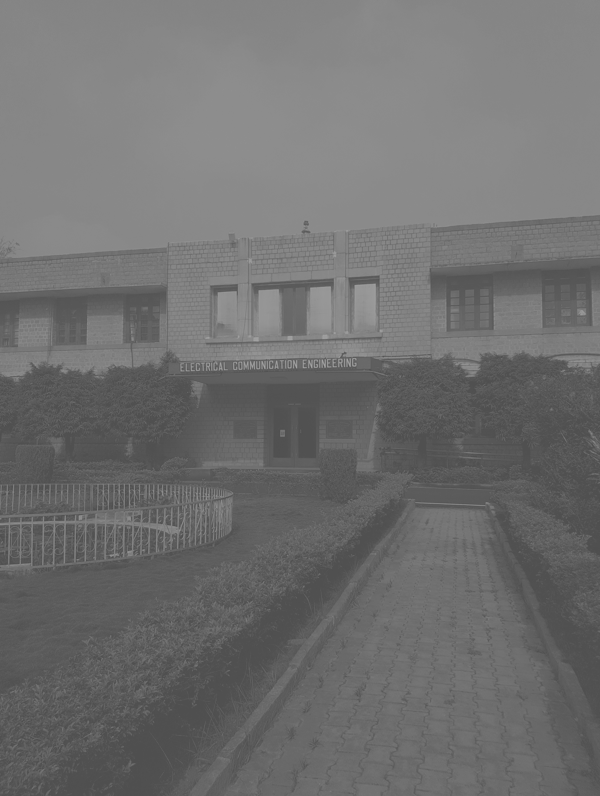
#> input picture A2/Images/ECE.png, 600 x 796 px, found by its file name
$ jupyter execute --allow-errors DIP_A2.ipynb
#> lines starting #> are read from the running program, lines starting #| are printed output that depends on the picture; long printed decimals are rounded
# **<h1><center>DIP ASSIGNMENT 2</center></h1>**

# **(1) Image Display**

[cell 1]
import matplotlib.pyplot as plt
from skimage.io import imread

# Load the image
im = imread('images/ECE.png', as_gray=True)
#> im is the input picture: shape (796, 600); min 79, max 166, mean 111.3

# Display the image
plt.imshow(im, cmap='gray')
plt.title('Displayed Image')
plt.axis('off')

# Save the image as "output 1.Actual_Image.png"
save_path = "output/1.Displayed_Image.png"
plt.savefig(save_path, bbox_inches='tight', pad_inches=0, dpi='figure')

plt.show()

# Output the shape of the image
im.shape
#> Out = (796, 600)

### **Method 1: Explicitly Setting Value Range [vmin, vmax]**

[cell 2]
# Check the data type of the image
image_dtype = im.dtype

# Display the image again with adjusted vmin and vmax
if image_dtype == 'float64':
    plt.imshow(im, cmap='gray', vmin=0, vmax=1)
else:  # Assuming uint8 if not float
    plt.imshow(im, cmap='gray', vmin=0, vmax=255)
plt.title('Actual Image')
plt.axis('off')

# Save the image as "output 1.Actual_Image.png"
save_path = "output/1.Actual_Image.png"
plt.savefig(save_path, bbox_inches='tight', pad_inches=0, dpi='figure')

plt.show()

print(image_dtype)
#| uint8
im.shape
#> Out = (796, 600)

### **Method 2: Convert Grayscale to RGB Image**

[cell 3]
import numpy as np

# Replicating grayscale image into 3-channel RGB format
rgb_image = np.stack([im, im, im], axis=-1) # Stacking 2D image array along the last (3rd or Z) dimension (axis = 2)

# Display the RGB image
plt.imshow(rgb_image)
plt.title('RGB Image from Grayscale')
plt.axis('off')

# Save the image as "output 1.Actual_Image.png"
save_path = "output/1.Actual_Image.png"
plt.savefig(save_path, bbox_inches='tight', pad_inches=0, dpi='figure')

plt.show()

rgb_image.shape
#> Out = (796, 600, 3)
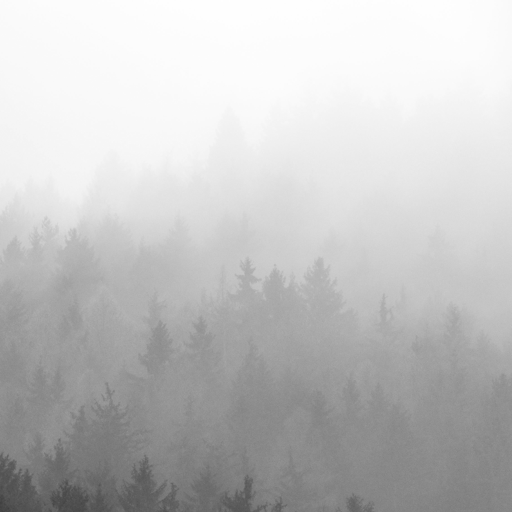
#> input picture A2/Images/hazy.png, 512 x 512 px, found by its file name
#> further down, hazy_image is the input picture: shape (512, 512); min 64, max 255, mean 194.9

# **(2) Contrast Stretching**

[cell 4]
import numpy as np
import matplotlib.pyplot as plt
import cv2

def gamma_transform(image, gamma):
    """
    Apply gamma transform to an image.

    Parameters:
    - image: np.array of shape (height, width), grayscale image.
    - gamma: float, gamma value for the transformation.

    Returns:
    - np.array of shape (height, width), gamma transformed image.
    """
#> called with gamma = 2.15

    # Normalize the image to [0, 1]
    normalized_image = image.astype(np.float32) / 255.0

    # Apply gamma transformation
    gamma_corrected = np.power(normalized_image, gamma)
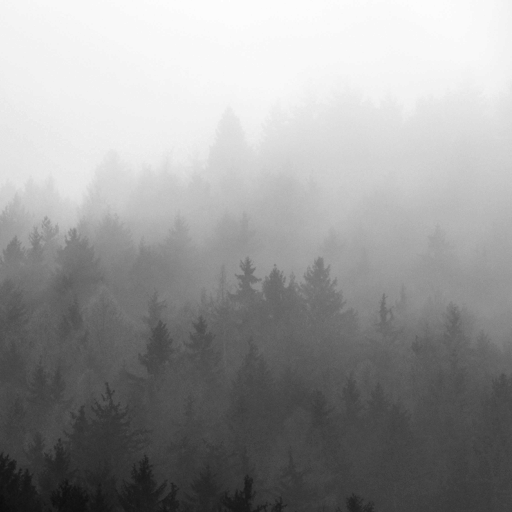
#> gamma_corrected: shape (512, 512) float32; min 0.0512, max 1, mean 0.603

    # Convert the image back to [0, 255] : de-Normalize
    gamma_corrected = np.clip(gamma_corrected * 255.0, 0, 255).astype(np.uint8)

    return gamma_corrected

# Load the image for testing the function
hazy_image = cv2.imread("images/hazy.png", cv2.IMREAD_GRAYSCALE)
#print(hazy_image.shape)   # 512x512 (grayscale Image)
gamma_test = 2.15
gamma_test_image = gamma_transform(hazy_image, gamma_test)

# Displaying the original and transformed images for visual verification
plt.figure(figsize=(9, 5))
plt.subplot(1, 2, 1)
plt.imshow(hazy_image, cmap='gray')
plt.title('Original Image')
plt.subplot(1, 2, 2)
plt.imshow(gamma_test_image, cmap='gray')
plt.title(f'Gamma Transformed Image($\gamma$ = {gamma_test:.2f})')
plt.tight_layout()
#plt.axis('off')
plt.show()
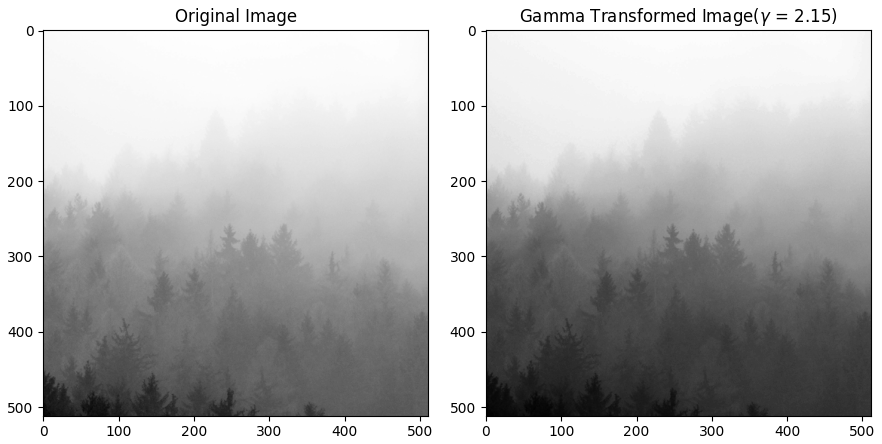
#> figure drawn by matplotlib, 2 panels

[cell 5]
def histogram_equalization(image):
    """
    Apply histogram equalization to an image.

    Parameters:
    - image: np.array of shape (height, width), grayscale image.

    Returns:
    - np.array of shape (height, width), histogram equalized image.
    """

    # Calculate histogram
    hist, bins = np.histogram(image.flatten(), 256, [0, 256])
#> hist = 256 values, max 15602 at index 252, min 0 at index 0, mean 1024; bins = 257 values from 0 to 256

    # Calculate cumulative distribution
    cdf = hist.cumsum()
#> cdf = 256 values from 0 to 262144
    cdf_normalized = cdf * hist.max() / cdf.max()  # cdf.max()  = number of pixels
#> cdf_normalized = 256 values from 0 to 15602

    # Mask all zeros (avoid division by zero and zero times anything)
    cdf_masked = np.ma.masked_equal(cdf, 0)

    # Equalize (ignoring the zero frequency pixels to avoid division by zero error)
    cdf_masked = (cdf_masked - cdf_masked.min()) * 255 / (cdf_masked.max() - cdf_masked.min())

    # Fill in masked places with 0 (place back the zeros in equalized value array)
    cdf_filled = np.ma.filled(cdf_masked, 0).astype('uint8')  # array: contains new Transformed equalized pixel value for each original image pixel
#> cdf_filled = 256 values from 0 to 255

    # Mapping to equalized image  (Transformation for each pixel)
    equalized_image = cdf_filled[image]  # for all original image pixels
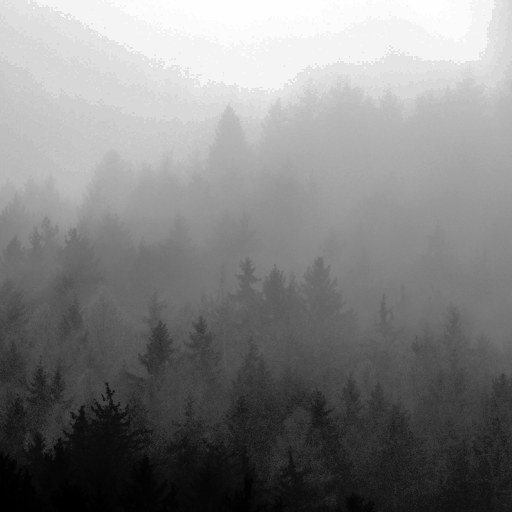
#> equalized_image: shape (512, 512); min 0, max 255, mean 128.7

    return equalized_image

# Apply histogram equalization on the hazy image
hist_eq_image = histogram_equalization(hazy_image)

# Displaying the original and histogram-equalized images for visual verification
plt.figure(figsize=(9, 5))
plt.subplot(1, 2, 1)
plt.imshow(hazy_image, cmap='gray')
plt.title('Original Image')
plt.subplot(1, 2, 2)
plt.imshow(hist_eq_image, cmap='gray')
plt.title('Histogram Equalized Image')
plt.tight_layout()
plt.show()

[cell 6]
def calculate_mse(image1, image2):
    """
    Calculate the Mean Squared Error (MSE) between two images.

    Parameters:
    - image1: np.array of shape (height, width), grayscale image.
    - image2: np.array of shape (height, width), grayscale image.

    Returns:
    - float, the MSE between the two images.
    """
    return np.mean((image1 - image2) ** 2)

# Find the optimal gamma value
gamma_values = np.linspace(0.1, 5, 100) # step_size = (5 - 0.1) / 99 ,  Sampling gamma values in the range (0, 5]
mse_values = []

#print(gamma_values)

for gamma in gamma_values:
    gamma_transformed_image = gamma_transform(hazy_image, gamma)
    mse = calculate_mse(hist_eq_image, gamma_transformed_image)
    mse_values.append(mse)
#> this loop made 100 passes
#> mse on passes 1 to 12: 104.2, 105.2, 104.2, 102, 102.2, 99.03, 102.3, 104.2, 99.56, 96.78, 89.58, 91.26
#> pass 1, in gamma_transform (call 2), `gamma_corrected = np.power(normalized_image, gamma)`:
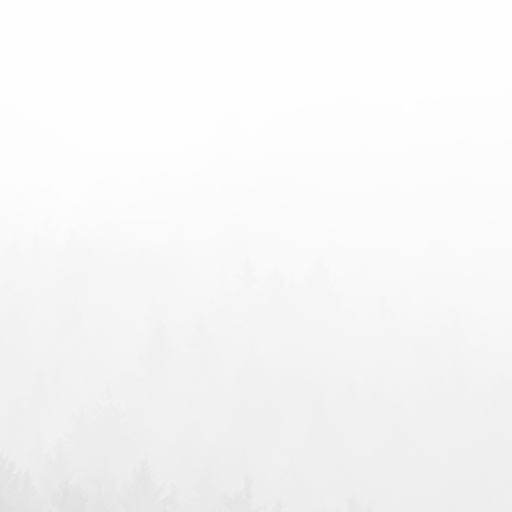
#> gamma_corrected: shape (512, 512) float32; min 0.871, max 1, mean 0.971
#> after the loop, mse_values = 100 values, max 126.8 at index 41, min 72.82 at index 52, mean 95.95

# Get the gamma value with minimum MSE
optimal_gamma = gamma_values[np.argmin(mse_values)]
#> optimal_gamma = 2.67
optimal_gamma_transformed_image = gamma_transform(hazy_image, optimal_gamma)
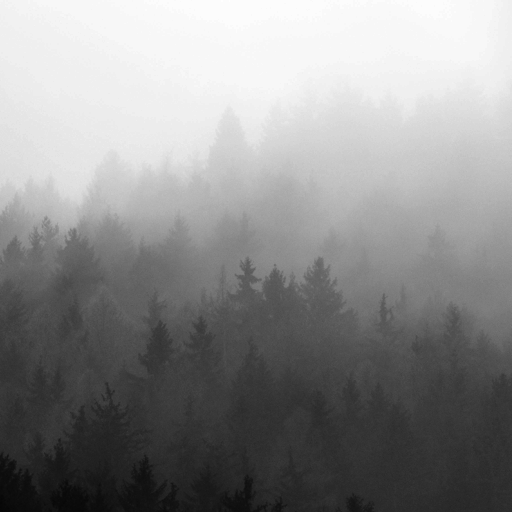
#> optimal_gamma_transformed_image: shape (512, 512); min 6, max 255, mean 140.3

print(f'optimal_gamma = {optimal_gamma}')
#| optimal_gamma = 2.674

[cell 7]
# Displaying the original, histogram-equalized, and optimal gamma-transformed images
plt.figure(figsize=(15, 5))
plt.subplot(1, 3, 1)
plt.imshow(hazy_image, cmap='gray')
plt.title('Original Image')
plt.subplot(1, 3, 2)
plt.imshow(hist_eq_image, cmap='gray')
plt.title('Histogram Equalized Image')
plt.subplot(1, 3, 3)
plt.imshow(optimal_gamma_transformed_image, cmap='gray')
plt.title(f'Optimal Gamma Transformed Image ($\gamma$ = {optimal_gamma:.3f})')
plt.tight_layout()

# Save the image a
save_path = "output/2.Output_Transformed_Images.png"
plt.savefig(save_path, bbox_inches='tight', pad_inches=0, dpi='figure')

plt.show()

[cell 8]
def plot_histogram(image, title):
    """Helper function to plot histogram for an image."""
#> called with title = 'Histogram of Original Image'
    hist, bins = np.histogram(image.flatten(), 256, [0, 256])
#> bins = 257 values from 0 to 256
    plt.plot(hist, color='blue')
    plt.title(title)
    plt.xlim([0, 256])    # X axis limit
    plt.ylim([0, max(hist) + 500])    # Y axis limit

# Plotting histograms
plt.figure(figsize=(15, 5))

plt.subplot(1, 3, 1)
plot_histogram(hazy_image, 'Histogram of Original Image')

plt.subplot(1, 3, 2)
plot_histogram(hist_eq_image, 'Histogram of Histogram Equalized Image')

plt.subplot(1, 3, 3)
plot_histogram(optimal_gamma_transformed_image, f'Histogram of Optimal Gamma Transformed Image ($\gamma$ = {optimal_gamma:.3f})')

plt.tight_layout()

# Save the image
save_path = "output/2.Output_Transformed_histograms.png"
plt.savefig(save_path, bbox_inches='tight', pad_inches=0, dpi='figure')
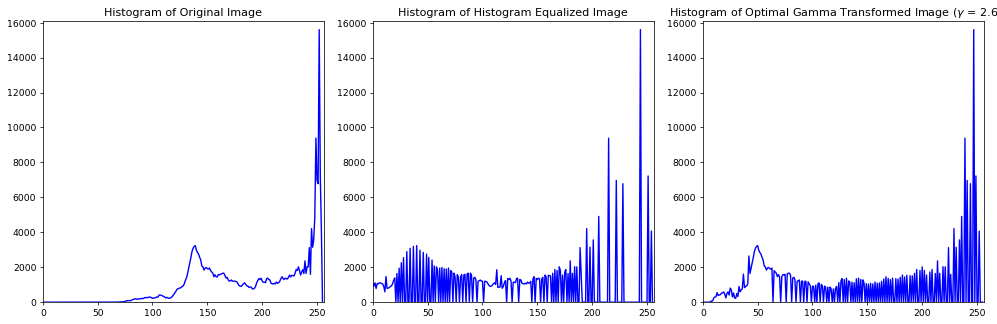
#> figure drawn by matplotlib, 3 panels; panel 1: curve peaks at x = 252, y = 15602; panel 2: curve peaks at x = 244, y = 15602; panel 3: curve peaks at x = 247, y = 15602

plt.show()
